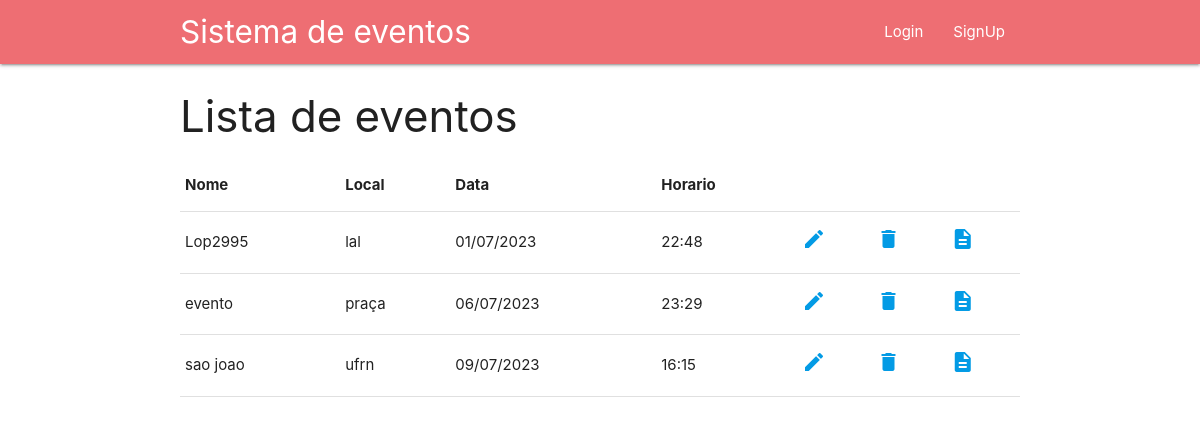
The page / on the database its author committed.
### evento/models.py (models this page shows)
class Evento(models.Model):
    nome =  models.CharField(verbose_name='nome', max_length=100, null=True)
    local = models.CharField(verbose_name='local', max_length=100, null=True)
    data= models.DateField(verbose_name='data', null=True )
    horario= models.TimeField(verbose_name='horario', null=True)
    descricao = models.TextField(verbose_name='descricao', null=True)
    user = models.ForeignKey(
        User,
        on_delete=models.CASCADE,
        null=True,
        blank=True
    )

### evento/views.py (the view)
# urls.py: path('', views.home, name = 'home'),
def home(request):
    evento = Evento.objects.all().order_by('data')
    context ={
        'eventos' : evento }
    return render(request, 'lista.html', context)

### core/templates/lista.html (shortened to what this page needs)
{% extends 'nav.html' %}
	{% block content %}
	<div class="container">
		<h3>Lista de eventos</h3>
		<table class="highlight">
			<thead>
				<tr>
					<th>Nome</th>
					<th>Local</th>
					<th>Data</th>
					<th>Horario</th>
					<th></th>
				</tr>
			</thead>
			<tbody>{%for e in eventos%}
				<tr>
					<td ><span>{{e.nome}}</span></a></td>
					<td>{{e.local}}</td>
					<td>{{e.data|date:'d/m/Y'}}</td>
					<td>{{e.horario|time:'H:i'}}</td>
					<td><a href="{% url 'editarEvento' e.id %}"
						class="small material-icons" type="button">edit
					</a></td>
					<td><a
						href="{% url 'deletarEvento' e.id %}"
						class="small material-icons" type="button">delete</a></td>
					<td><a
						href="{% url 'detalharEvento' e.id %}"
						class="small material-icons" type="button">description</a></td>
				</tr>
				{%endfor%}
			</tbody>
		</table>
	</div>
	{%endblock%}

### rows shown on the page
Evento: nome "Lop2995", local "lal", data "01/07/2023", horario "22:48"
Evento: nome "evento", local "praça", data "06/07/2023", horario "23:29"
Evento: nome "sao joao", local "ufrn", data "09/07/2023", horario "16:15"
